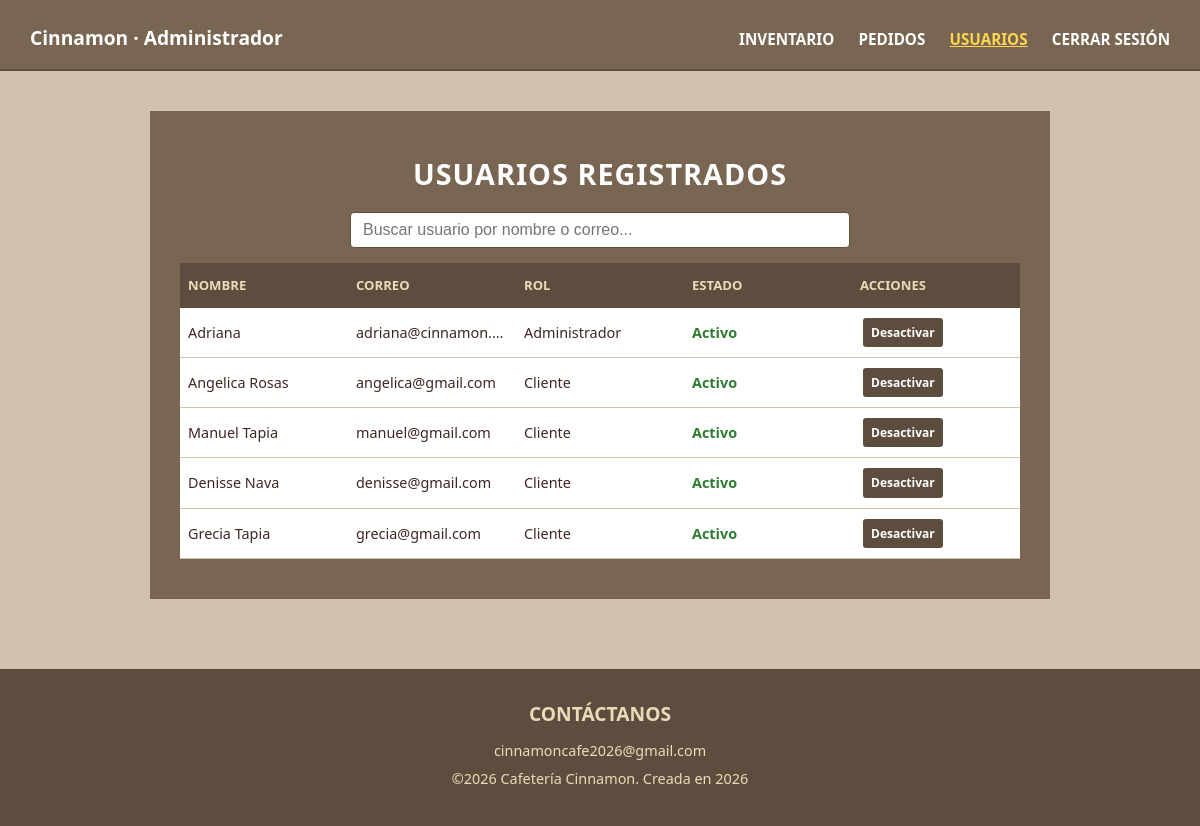
The page /php/admin_usuarios.php (signed in) on the database its author committed.
### tables this page shows
CREATE TABLE usuarios (
    id_usuario INT AUTO_INCREMENT PRIMARY KEY,
    nombre VARCHAR(100) NOT NULL,
    correo VARCHAR(100) UNIQUE NOT NULL,
    contrasena VARCHAR(255) NOT NULL,
    rol ENUM('cliente', 'admin') NOT NULL DEFAULT 'cliente',
    activo TINYINT(1) NOT NULL DEFAULT 1
);

### php/admin_usuarios.php (the view, shortened to what this page needs)
<?php
require "conexion.php";
$usuarios = $conexion->query("SELECT * FROM usuarios ORDER BY id_usuario")->fetchAll(PDO::FETCH_ASSOC);
?>
<!DOCTYPE html>
<html lang="es">
<head>
  <link rel="stylesheet" href="../css/principal.css">
  <link rel="stylesheet" href="../css/admin.css">
</head>
<body>
  <div id="header-placeholder" data-tipo="admin"></div>
  <section class="admin-main">
    <h2 class="seccion-titulo">Usuarios registrados</h2>
    <div class="buscador">
      <input type="text" data-buscar-tabla="tabla-usuarios" placeholder="Buscar usuario por nombre o correo...">
    </div>
    <table class="admin-tabla" id="tabla-usuarios">
      <thead>
        <tr>
          <th>Nombre</th>
          <th>Correo</th>
          <th>Rol</th>
          <th>Estado</th>
          <th>Acciones</th>
        </tr>
      </thead>
      <tbody>
        <?php foreach ($usuarios as $u): ?>
        <?php $estatus_activo = isset($u['activo']) ? (int)$u['activo'] : ($u['rol'] === 'inactivo' ? 0 : 1); ?>
        <tr class="<?php echo $estatus_activo ? '' : 'fila-inactiva'; ?>">
          <td><?php echo htmlspecialchars($u['nombre']); ?></td>
          <td><?php echo htmlspecialchars($u['correo']); ?></td>
          <td>
            <?php
              if ($u['rol'] === 'admin') echo 'Administrador';
              else echo 'Cliente';
            ?>
          </td>
          <td>
            <span class="<?php echo $estatus_activo ? 'stock-suficiente' : 'stock-bajo'; ?>">
              <?php echo $estatus_activo ? 'Activo' : 'Inactivo'; ?>
            </span>
          </td>
          <td>
            <?php if ($estatus_activo): ?>
              <a href="cambiar_estado_usuario.php?id=<?php echo $u['id_usuario']; ?>&estado=0" class="btn-eliminar">Desactivar</a>
            <?php else: ?>
              <a href="cambiar_estado_usuario.php?id=<?php echo $u['id_usuario']; ?>&estado=1" class="btn-editar" style="background-color: #28a745; color: white;">Reactivar</a>
            <?php endif; ?>
          </td>
        </tr>
        <?php endforeach; ?>
      </tbody>
    </table>
  </section>
  <div id="footer-placeholder"></div>
</body>
</html>

### css/principal.css (style rules this page uses)
html { height: 100%; }
* { box-sizing: border-box; margin: 0; padding: 0; }
body { font-family: 'Segoe UI', Tahoma, Geneva, Verdana, sans-serif; background-color: #d1c2b0; color: #3e2723; line-height: 1.6; display: flex; flex-direction: column; min-height: 100vh; }
#footer-placeholder { margin-top: auto; }
.seccion-titulo { text-align: center; font-size: 1.8rem; text-transform: uppercase; letter-spacing: 1px; margin-bottom: 15px; color: #ffffff; }
.buscador { max-width: 500px; margin: 0 auto 25px; display: flex; }
.buscador input { flex: 1; padding: 12px; border: 2px solid #5d4d3e; border-radius: 8px 0 0 8px; font-size: 1rem; }

### css/admin.css (style rules this page uses)
.admin-main { background-color: #796652; max-width: 900px; margin: 40px auto 30px auto; width: 90%; padding: 40px 30px; color: #ffffff; }
.admin-tabla { width: 100%; border-collapse: collapse; background-color: #ffffff; color: #3e2723; table-layout: fixed; }
.admin-tabla th { background-color: #5d4d3e; color: #ebdcb9; padding: 12px 8px; text-align: left; text-transform: uppercase; font-size: 0.82rem; white-space: nowrap; overflow: hidden; text-overflow: ellipsis; }
.admin-tabla td { padding: 10px 8px; border-bottom: 1px solid #d1c2b0; font-size: 0.9rem; vertical-align: middle; overflow: hidden; text-overflow: ellipsis; white-space: nowrap; }
.btn-editar, .btn-eliminar { display: inline-block; padding: 5px 8px; font-size: 0.75rem; font-weight: bold; text-decoration: none; border-radius: 3px; border: none; cursor: pointer; box-sizing: border-box; }
.btn-eliminar { background-color: #5d4d3e; color: #ffffff; margin-left: 3px; }
.stock-suficiente { color: #2e7d32; font-weight: bold; }
.buscador { margin-bottom: 15px; }
.buscador input { width: 100%; box-sizing: border-box; padding: 8px 12px; border-radius: 4px; border: 1px solid #5d4d3e; -webkit-appearance: none; appearance: none; }

### rows shown on the page
usuarios: nombre "Adriana", correo "adriana@cinnamon.…", rol "Administrador", activo "Activo"
usuarios: nombre "Angelica Rosas", correo "angelica@gmail.com", rol "Cliente", activo "Activo"
usuarios: nombre "Manuel Tapia", correo "manuel@gmail.com", rol "Cliente", activo "Activo"
usuarios: nombre "Denisse Nava", correo "denisse@gmail.com", rol "Cliente", activo "Activo"
usuarios: nombre "Grecia Tapia", correo "grecia@gmail.com", rol "Cliente", activo "Activo"
